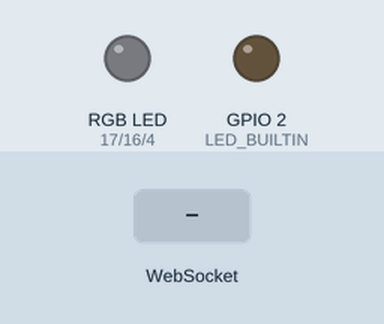
Simulated run of this program. Board: ESP32. Shown: an RGB LED mixed from three pins (HIGH = lit), output pins drawn as LEDs (lit = HIGH). The test bench sets the inputs (shaded band). WiFi joins after 1.5 s; servers stay silent unless stated; storage starts empty; what the program prints to the serial monitor is not drawn.

Above: at 0.1 s.
At 2.7 s:
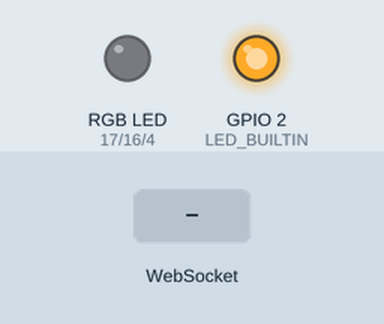
2.8 s: WebSocket text "LED_INTENSITY" received
4.3 s: WebSocket text "5" received
Timing chart, 0 to 7.3 s (numbered marks = the images above; inputs shaded):
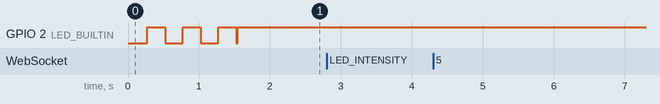

The program:

main.cpp
```cpp
#include <Arduino.h>
#include <WiFi.h>
#include <WebServer.h>
#include <WebSocketsServer.h>
#include <ArduinoJson.h>
#include <LittleFS.h>

#define LED_R 17
#define LED_G 16
#define LED_B 4

#define WIFI_SSID "WIFI_SSID..."
#define WIFI_PASS "WIFI_PASSWORD..."

void webSocketEvent(byte num, WStype_t type, uint8_t *payload, size_t length);
void send_update(String type, int value);
String hex_to_String(int hex);
int String_to_hex(char *hex_str);
void writetoRGB();

WebServer server(80);
WebSocketsServer webSocket = WebSocketsServer(81);
IPAddress ServerIP;

StaticJsonDocument<200> doc_rx;
StaticJsonDocument<200> doc_tx;

int color = 0x000000;
int RGB[] = {0, 0, 0};
int intensity = 50;

// for LED analog write SETUP
const int freq = 5000;
const int led_channels[] = {1, 2, 3};
const int resolution = 8;

void setup()
{
  // LED analog Write Setup
  ledcSetup(led_channels[0], freq, resolution);
  ledcSetup(led_channels[1], freq, resolution);
  ledcSetup(led_channels[2], freq, resolution);

  ledcAttachPin(LED_R, led_channels[0]);
  ledcAttachPin(LED_G, led_channels[1]);
  ledcAttachPin(LED_B, led_channels[2]);

  // LED pinMode setup
  pinMode(LED_BUILTIN, OUTPUT);

  Serial.begin(115200);

  Serial.print("starting Server");

  LittleFS.begin();

  // Setup INTRANET Acces
  WiFi.begin(WIFI_SSID, WIFI_PASS);
  while (WiFi.status() != WL_CONNECTED)
  {
    delay(250);
    Serial.print(".");
    digitalWrite(LED_BUILTIN, !digitalRead(LED_BUILTIN));
  }
  ServerIP = WiFi.localIP();
  Serial.print("\nIP-Adress: ");
  Serial.println(ServerIP);

  // URL/
  File webpage = LittleFS.open("/index.html", "r");
  String webpage_str = webpage.readStringUntil(EOF);
  webpage.close();

  server.on("/", [webpage_str]()
            { server.send(200, "text/html", webpage_str); });

  // URL/script.js
  File script = LittleFS.open("/script.js", "r");
  String script_str = script.readStringUntil(EOF);
  script.close();

  server.on("/script.js", [script_str]()
            { server.send(200, "text/javascript", script_str); });

  // URL/fade
  File webpage_fade = LittleFS.open("/fade/fade.html", "r");
  String webpage_fade_str = webpage_fade.readStringUntil(EOF);
  webpage_fade.close();

  server.on("/fade", [webpage_fade_str]()
            { server.send(200, "text/html", webpage_fade_str); });

  // URL/fade/script_fade.js
  File script_fade = LittleFS.open("/fade/script_fade.js", "r");
  String script_fade_str = script_fade.readStringUntil(EOF);
  script_fade.close();

  server.on("/fade/script_fade.js", [script_fade_str]
            { server.send(200, "text/javascript", script_fade_str); });

  server.begin();
  webSocket.begin();
  webSocket.onEvent(webSocketEvent);
}

bool connected = false;

void loop()
{
  webSocket.loop();
  // handle Client Request
  server.handleClient();
  // keep status up to date
  if (WiFi.status() == WL_CONNECTED && !connected)
  {
    // Serial.println("connected");
    digitalWrite(LED_BUILTIN, HIGH);
    connected = true;
  }

  else if (WiFi.status() != WL_CONNECTED)
  {
    // Serial.print(".");
    digitalWrite(LED_BUILTIN, !digitalRead(LED_BUILTIN));
    connected = false;
    delay(1000);
  }
}

void webSocketEvent(byte num, WStype_t type, uint8_t *payload, size_t length)
{
  switch (type)
  {
  case WStype_DISCONNECTED:
    Serial.println("Client Disconnected");
    break;
  case WStype_CONNECTED:
    Serial.println("Client Connected");
    send_update("LED_COLOR", color);
    send_update("LED_INTENSITY", intensity);
    break;
  case WStype_TEXT:
    DeserializationError error = deserializeJson(doc_rx, payload);
    if (error)
    {
      Serial.println("deserialization failed.");
      return;
    }
    const char *l_type = doc_rx["type"];

    if (String(l_type) == "LED_INTENSITY")
    {
      const int value = doc_rx["value"];
      intensity = int(value);
      send_update("LED_INTENSITY", intensity);
      if (color != 0) // every LED off -> skip
      {
        writetoRGB();
      }
    }
    else if (String(l_type) == "LED_COLOR")
    {
      String value = doc_rx["value"];
      char *value_c = new char[value.length() + 1];
      strcpy(value_c, value.c_str());

      color = String_to_hex(value_c);

      delete[] value_c;

      send_update("LED_COLOR", color);

      // set new RGB values
      RGB[0] = ((color >> 16) & 0xFF);
      RGB[1] = ((color >> 8) & 0xFF);
      RGB[2] = ((color)&0xFF);

      Serial.printf("\nColor:\n\tr: %i\n\tg: %i\n\tb: %i\n", RGB[0], RGB[1], RGB[2]);

      writetoRGB();
    }
    else
    {
      Serial.println("type not found!");
    }

    break;
  }
}

// sends Msg with included Values to Clients connected to WebSocket  (Types: LED_COLOR, LED_INTENSITY)
void send_update(String type, int value)
{
  String jsonString = "";
  JsonObject object = doc_tx.to<JsonObject>();
  // get cur status
  object["type"] = type;
  object["value"] = value;
  // for Color Hex String needed in Format: #RRGGBB
  if (type == "LED_COLOR")
  {
    object["value"] = hex_to_String(value);
  }
  serializeJson(doc_tx, jsonString);

  Serial.println(jsonString);
  // send JsonString to Websocket
  webSocket.broadcastTXT(jsonString);
}

String hex_to_String(int hex)
{
  // Serial.printf("hex_to_String:\n\tint_hex: %x\n\t", hex);
  char hex_str[] = "#000000";
  sprintf(hex_str, "#%.6x", hex);
  // Serial.printf("str_hex: %s\n", hex_str);
  return String(hex_str);
}

int String_to_hex(char *hex_str)
{
  // Serial.printf("String_to_hex:\n\tstr_hex: %s\n\t", hex_str);
  if (hex_str[0] == '#')
    hex_str++;
  int hex = (int)strtol(hex_str, NULL, 16);
  // Serial.printf("int_hex: %x\n", hex);
  return hex;
}

// writes RGB[] values combined with intensity(+PWM) to Output
void writetoRGB()
{
  for (int i = 0; i < 3; i++)
  {
    if (RGB[i] != 0) // single LED off -> skip
    {
      // Serial.printf("old Color: %i\n", RGB[i]);
      int dimmed_color = (int)(RGB[i] * (intensity / 100.0f));
      // Serial.printf("nes Color: %i", dimmed_color);
      ledcWrite(led_channels[i], dimmed_color);
    }
    else
    {
      ledcWrite(led_channels[i], 0);
    }
  }
}
```

Measured:
- after the input at 2.8 s, every drawn part: stays the same
- after the input at 4.3 s, every drawn part: stays the same
